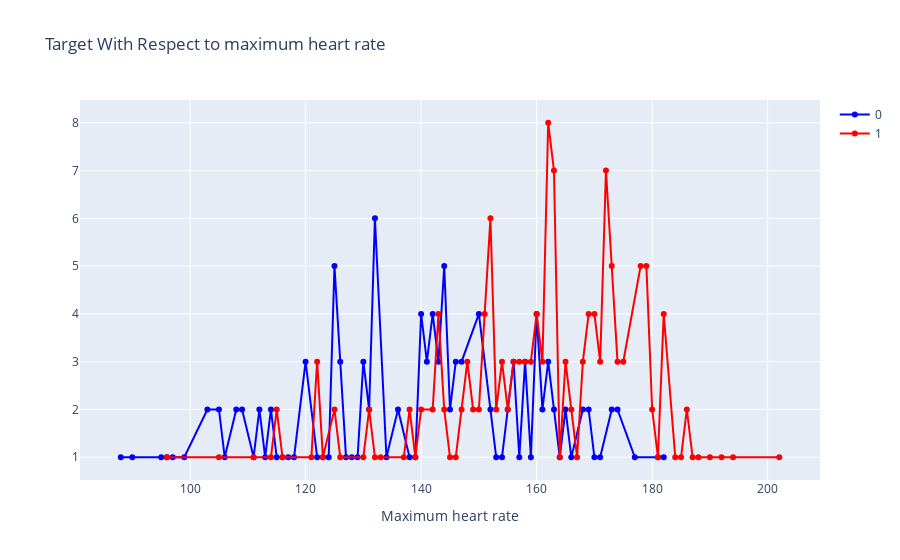

The code cell stored with this chart in its notebook:
### Markdown cell above
#### 8. Maximum heart rate (thalach)

### Code cell
col='thalach'
d1=heart_df_new[heart_df_new['target']==0]
d2=heart_df_new[heart_df_new['target']==1]
v1=d1[col].value_counts().reset_index()
v1=v1.rename(columns={col:'count','index':col})
v1['percent']=v1['count'].apply(lambda x : 100*x/sum(v1['count']))
v1=v1.sort_values(col)
v2=d2[col].value_counts().reset_index()
v2=v2.rename(columns={col:'count','index':col})
v2['percent']=v2['count'].apply(lambda x : 100*x/sum(v2['count']))
v2=v2.sort_values(col)
trace1 = go.Scatter(x=v1[col], y=v1["count"], name=0, marker=dict(color="blue"),mode='lines+markers')
trace2 = go.Scatter(x=v2[col], y=v2["count"], name=1, marker=dict(color="red"),mode='lines+markers')
data = [trace1, trace2]
layout={'title':"Target With Respect to maximum heart rate",'xaxis':{'title':"Maximum heart rate"}}
fig = go.Figure(data, layout=layout)
iplot(fig)

### Figure 1 — Plotly figure (JSON) as saved in the notebook; plotly's stock layout.template omitted (floating-point values rounded to 4 significant figures)
{"data": [{"marker": {"color": "blue"}, "mode": "lines+markers", "name": "0", "type": "scatter", "x": [88, 90, 95, 96, 97, 99, 103, 105, 106, 108, 109, 111, 112, 113, 114, 115, 116, 117, 118, 120, 122, 123, 124, 125, 126, 127, 128, 129, 130, 131, 132, 134, 136, 138, 139, 140, 141, 142, 143, 144, 145, 146, 147, 150, 152, 153, 154, 155, 156, 157, 158, 159, 160, 161, 162, 163, 164, 165, 166, 168, 169, 170, 171, 173, 174, 177, 181, 182], "y": [1, 1, 1, 1, 1, 1, 2, 2, 1, 2, 2, 1, 2, 1, 2, 1, 1, 1, 1, 3, 1, 1, 1, 5, 3, 1, 1, 1, 3, 2, 6, 1, 2, 1, 1, 4, 3, 4, 3, 5, 2, 3, 3, 4, 2, 1, 1, 2, 3, 1, 3, 1, 4, 2, 3, 2, 1, 2, 1, 2, 2, 1, 1, 2, 2, 1, 1, 1]}, {"marker": {"color": "red"}, "mode": "lines+markers", "name": "1", "type": "scatter", "x": [96, 105, 111, 114, 115, 116, 121, 122, 123, 125, 126, 130, 131, 132, 133, 137, 138, 139, 140, 142, 143, 144, 145, 146, 147, 148, 149, 150, 151, 152, 153, 154, 155, 156, 157, 158, 159, 160, 161, 162, 163, 164, 165, 166, 167, 168, 169, 170, 171, 172, 173, 174, 175, 178, 179, 180, 181, 182, 184, 185, 186, 187, 188, 190, 192, 194, 202], "y": [1, 1, 1, 1, 2, 1, 1, 3, 1, 2, 1, 1, 2, 1, 1, 1, 2, 1, 2, 2, 4, 2, 1, 1, 2, 3, 2, 2, 4, 6, 2, 3, 2, 3, 3, 3, 3, 4, 3, 8, 7, 1, 3, 2, 1, 3, 4, 4, 3, 7, 5, 3, 3, 5, 5, 2, 1, 4, 1, 1, 2, 1, 1, 1, 1, 1, 1]}], "layout": {"title": {"text": "Target With Respect to maximum heart rate"}, "xaxis": {"title": {"text": "Maximum heart rate"}}}}
